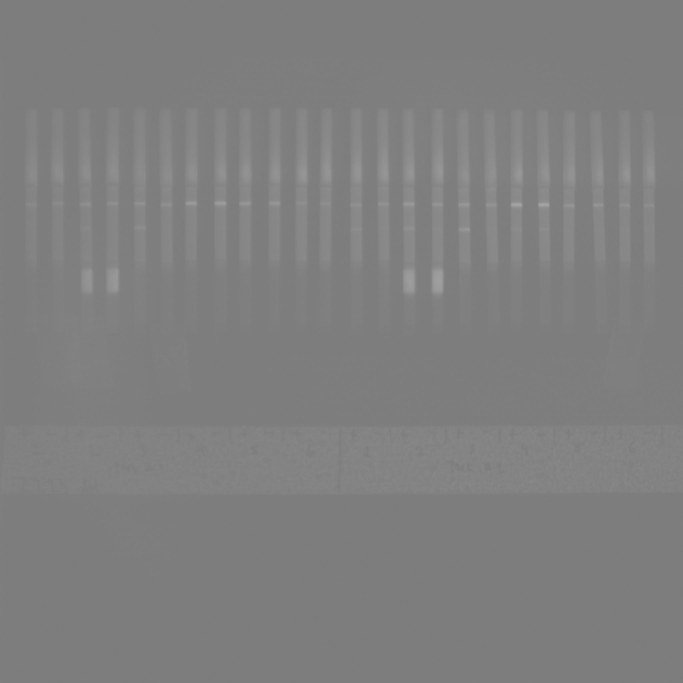
#> input picture images/230707_Particles 1 and 2 screening_MMStack_Default.ome.tif.jpg, 2048 x 2048 px (shown at 1/3 size); its folder holds only this picture in this run
$ python -i detection.py   (imports and definitions only)
#> lines starting #> are read from the running program, lines starting #| are printed output that depends on the picture; after the words box and inside, x2 and y2 are one past the last pixel; in counts of white or black regions, pixels touching at a corner belong together
#> further down, picture is the input picture: shape (2048, 2048, 3); min 3, max 255, mean 127
import os

import numpy as np
import pandas as pd

import cv2
import tifffile as tf

import platform

import skimage as sk
from skimage import io, color, filters, restoration
from skimage.measure import label, regionprops
from skimage import morphology

import matplotlib.pyplot as plt
import matplotlib.patches as patches
from matplotlib.backends.backend_agg import FigureCanvasAgg as FigureCanvas

import tkinter as tk
from tkinter import filedialog
from PIL import ImageTk, Image
import xlsxwriter

image_obj = None
min_maxr, min_maxc = 0, 0
angle_threshold = 0
file_path = ""


def detect_lateral_flow_tests(image, line_length=10):
#> called with line_length = 10
    if image.ndim == 2:
        # Increase gamma of the 2D grayscale image
        image_gray = image
        image_copy = sk.exposure.adjust_gamma(image_gray, 0.4)

        # Create a binary mask based on color thresholding
        threshold = filters.threshold_otsu(image_copy)
        threshold_image = image_copy > threshold
    elif image.ndim == 3:
        # Increase gamma of each channel in the 3D color image
        image_gray = sk.color.rgb2gray(image)
        image_copy = sk.exposure.adjust_gamma(image_gray, 0.4)
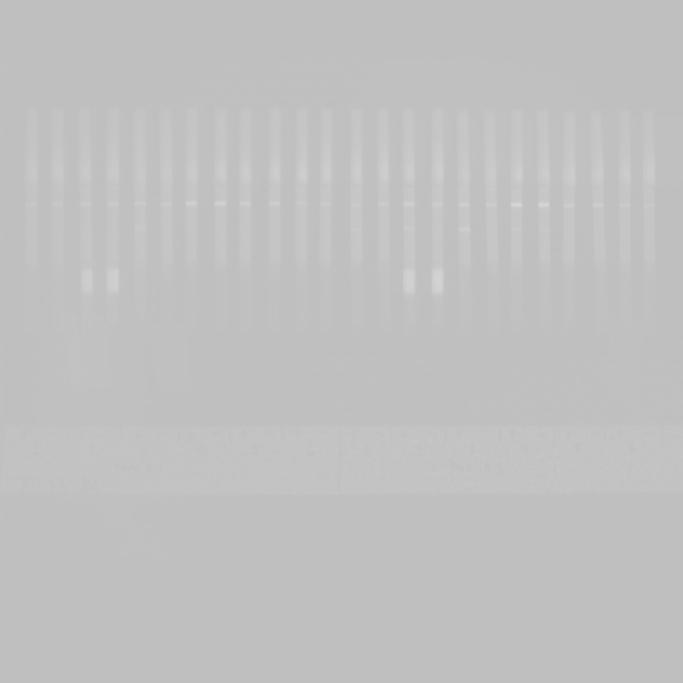
#> image_copy: shape (2048, 2048) float64 (shown at 1/3 size); min 0.169, max 1, mean 0.757

        # Create a binary mask based on color thresholding
        threshold = filters.threshold_otsu(image_copy)
#> threshold = 0.761
        threshold_image = image_copy > threshold
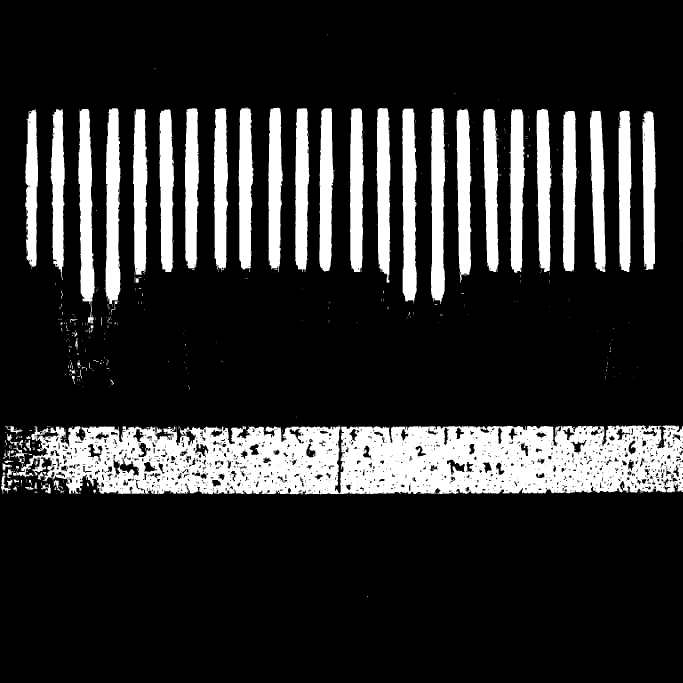
#> threshold_image: shape (2048, 2048) bool (shown at 1/3 size); 17.9% white; 487 white regions (398 under 20 px), largest, box (x1, y1, x2, y2) and area: (19, 1276, 2048, 1483) 318861, (316, 325, 362, 944) 21631, (1207, 326, 1251, 912) 21383
    else:
        raise ValueError("Invalid image dimensions. Only 2D and 3D images are supported.")

    edges = sk.feature.canny(threshold_image)
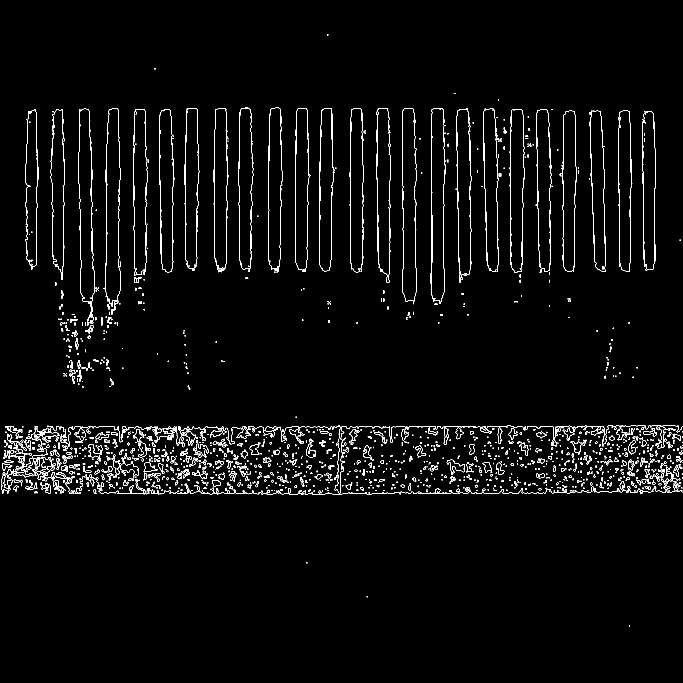
#> edges: shape (2048, 2048) bool (shown at 1/3 size); 2% white in thin lines or dots, all inside (x1, y1, x2, y2) = (3, 103, 2047, 1879)

    # Perform Hough line detection
    h, theta, d = sk.transform.hough_line(edges)
#> theta = 180 values from -1.57 to 1.55; d = 5795 values from -2897 to 2897

    # Find the most prominent lines
    _, angles, dists = sk.transform.hough_line_peaks(h, theta, d)
#> angles = 34 values, max 1.55 at index 10, min -1.57 at index 0, mean -0.329; dists = 34 values, max 1919 at index 16, min -1481 at index 1, mean 435

    # Create eroded and dilated versions
    eroded = morphology.binary_erosion(
        threshold_image, morphology.rectangle(line_length, 1))
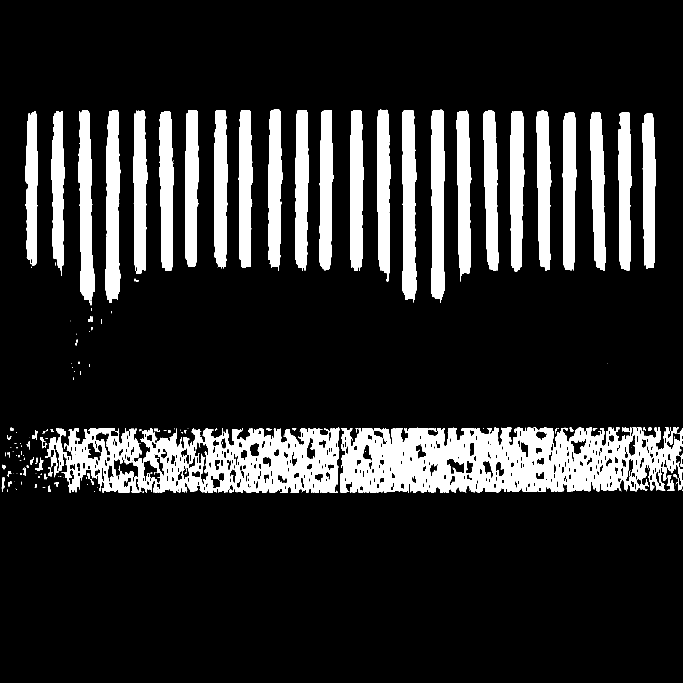
#> eroded: shape (2048, 2048) bool (shown at 1/3 size); 15.3% white; 213 white regions (125 under 20 px), largest, box (x1, y1, x2, y2) and area: (1022, 1281, 2048, 1478) 135428, (184, 1281, 1018, 1479) 92411, (317, 330, 361, 908) 20626
    dilated = morphology.binary_dilation(
        eroded, morphology.rectangle(line_length, 1))
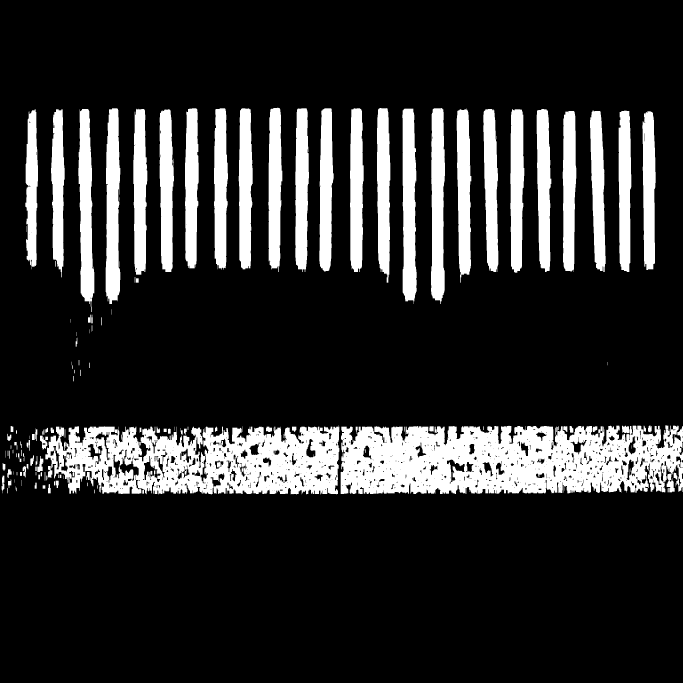
#> dilated: shape (2048, 2048) bool (shown at 1/3 size); 17.3% white; 161 white regions (29 under 20 px), largest, box (x1, y1, x2, y2) and area: (1022, 1276, 2048, 1482) 168797, (136, 1276, 1018, 1483) 127000, (317, 325, 361, 912) 21281

    # Label connected components in the binary mask
    labeled = label(dilated)
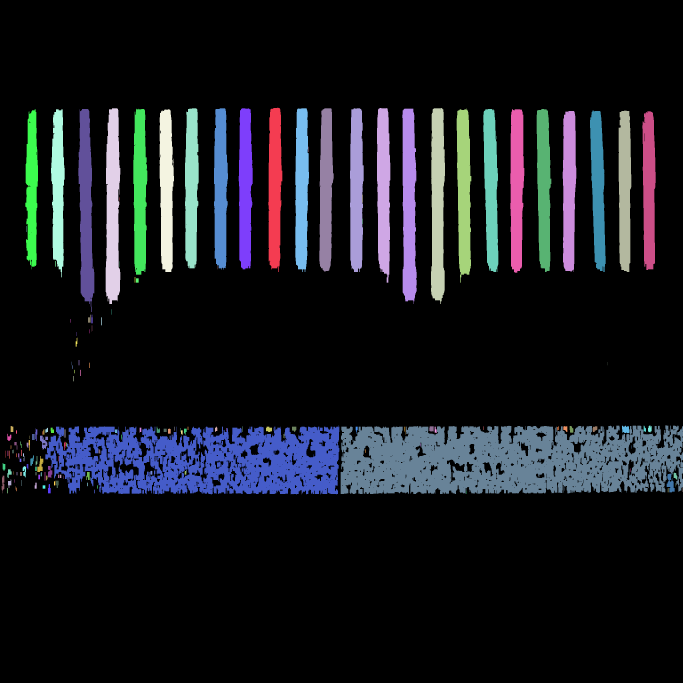
#> labeled: shape (2048, 2048) int32 (shown at 1/3 size); 162 distinct labels, from 0 to 161; one colour per label, 0 black
    background_color = np.mean(labeled[0:1, 0:1], axis=(0, 1))
#> background_color = 0
    # Analyze each labeled region
    copy_image = np.copy(image_copy)
    lst = []
    for region in regionprops(labeled):
        # Get the bounding box coordinates of the region
        minr, minc, maxr, maxc = region.bbox
        maxr, maxc = max(maxr, minr + min_maxr), max(maxc, minc + min_maxc)
        # Calculate the mean color within the bounding box
        if image.ndim == 2:
            mean_color = np.mean(image[minr:maxr, minc:maxc])
        else:
            mean_color = np.mean(image[minr:maxr, minc:maxc, :], axis=(0, 1))
        # Check if the mean color is lighter than the background color and the region is big enough to qualify as a test strip
        if np.mean(mean_color) > np.mean(background_color) and region.area >= 100:
            # Draw a rectangle around the detected test
            if check_duplicate(minr, minc, maxr, maxc, lst):
                straighten_region(copy_image, region, angles)
                lst.append([minr, maxr, minc, maxc])
#> this loop made 161 passes
#> (mean_color, center_row in straighten_region, center_col in straighten_region) on passes 1 to 12: ([134, 134, 134], 569, 826), ([135, 135, 135], 586, 1151), ([136.9, 136.9, 136.9], 618, 1314), ([134.2, 134.2, 134.2], 618, 339), ([133.8, 133.8, 133.8], 565, 575), ([133.9, 133.9, 133.9], 567, 663), ([134, 134, 134], 566, 737), ([134.4, 134.4, 134.4], 570, 906), ([134.2, 134.2, 134.2], 570, 979), ([135.1, 135.1, 135.1], 570, 1070), ([134.4, 134.4, 134.4], 586, 1392), ([133, 133, 133], 575, 421)
#> mean_color on passes 25 to 30: [130, 130, 130], [130, 130, 130], [130, 130, 130], [130, 130, 130], [130.1, 130.1, 130.1], [130, 130, 130]
    image_copy = copy_image
    lst = remove_outliers(lst)
    lfa_images = []
    sorted_regions = sorted(lst, key=lambda region: (region[2], region[3]))
    for region in sorted_regions:
        minr, maxr, minc, maxc = region[0], region[1], region[2], region[3]
        lfa_image = image[minr:maxr, minc:maxc]
        lfa_images.append(lfa_image)
    return lfa_images


def straighten_region(copy_image, region, angles):
    minr, minc, maxr, maxc = region.bbox
    maxr, maxc = max(maxr, minr + min_maxr), max(maxc, minc + min_maxc)

    # Calculate the center of the region
    center_row = (maxr + minr) // 2
    center_col = (maxc + minc) // 2

    # Calculate the average angle for the region
    region_angles = np.rad2deg(angles)
    region_angle = np.mean(region_angles)

    # Check if the angle is greater than a threshold
    if region_angle > angle_threshold:
        # Rotate the region by the opposite angle
        rotated_region = sk.transform.rotate(
            copy_image[minr:maxr, minc:maxc], -region_angle, center=(center_row - minr, center_col - minc))
        # Replace the rotated region in the copy of the original image
        copy_image[minr:maxr, minc:maxc] = rotated_region


def check_duplicate(minr, minc, maxr, maxc, lst) -> bool:
    # Iterate through tests that have already been identified
    for region in lst:
        cur_minr, cur_maxr, cur_minc, cur_maxc = region[0], region[1], region[2], region[3]
        cur_maxr, cur_maxc = max(
            cur_maxr, cur_minr + min_maxr), max(cur_maxc, cur_minc + min_maxc)
        # Check whether the current region's dimensions overlap
        if (minr <= cur_maxr and maxr >= cur_minr and minc <= cur_maxc and maxc >= cur_minc):
            return False
    return True


# [6 lines left out: function draw_rectangle, not called in this run]


def remove_outliers(lst):
    min_width = float('inf')
    new_lst = []
    for region in lst:
        cur_minr, cur_maxr, cur_minc, cur_maxc = region[0], region[1], region[2], region[3]
        cur_maxc = max(cur_maxc, cur_minc + min_maxc)
        width = cur_maxc - cur_minc
        if width < min_width:
            min_width = width
#> this loop made 39 passes
#> region on passes 1 to 12: [323, 816, 805, 847], [324, 848, 1131, 1171], [324, 912, 1293, 1335], [325, 912, 317, 361], [325, 805, 555, 596], [325, 810, 642, 684], [325, 808, 716, 758], [325, 816, 886, 927], [325, 816, 958, 1001], [325, 816, 1050, 1091], [325, 848, 1370, 1414], [326, 824, 400, 442]
    for region in lst:
        cur_minr, cur_maxr, cur_minc, cur_maxc = region[0], region[1], region[2], region[3]
        cur_maxc = max(cur_maxc, cur_minc + min_maxc)
        width = cur_maxc - cur_minc
        if width <= (min_width * 2):
            new_lst.append(region)
    return new_lst


# [161 lines left out: functions detect_lines, image_analysis, inverse_image_analysis, analyze_peaks, not called in this run]


class MyGUI:
    colors = ['red', 'green', 'blue']
    # [460 lines left out: functions __init__, get_screen_width, get_screen_height, open_image, update_image, resize_image and 12 more, not called in this run]


    def close(self):
        self.root.destroy()


# [1 line not run here, left out]
# [1 line that did not run here, left out]
# [1 line not run here, left out]

>>> import cv2
>>> picture = cv2.cvtColor(cv2.imread('../images/230707_Particles 1 and 2 screening_MMStack_Default.ome.tif.jpg'), cv2.COLOR_BGR2RGB)
>>> result = detect_lateral_flow_tests(picture)
#> the loop in detect_lateral_flow_tests, `for region in sorted_regions:` made 11 passes
#> region on passes 1 to 11: [1427, 1480, 5, 13], [1389, 1412, 8, 16], [1301, 1322, 22, 34], [1438, 1464, 24, 34], [1278, 1296, 32, 40], [1398, 1432, 68, 78], [1366, 1397, 91, 102], [1302, 1320, 96, 104], [1285, 1323, 106, 112], [944, 968, 264, 272], [835, 848, 408, 416]
